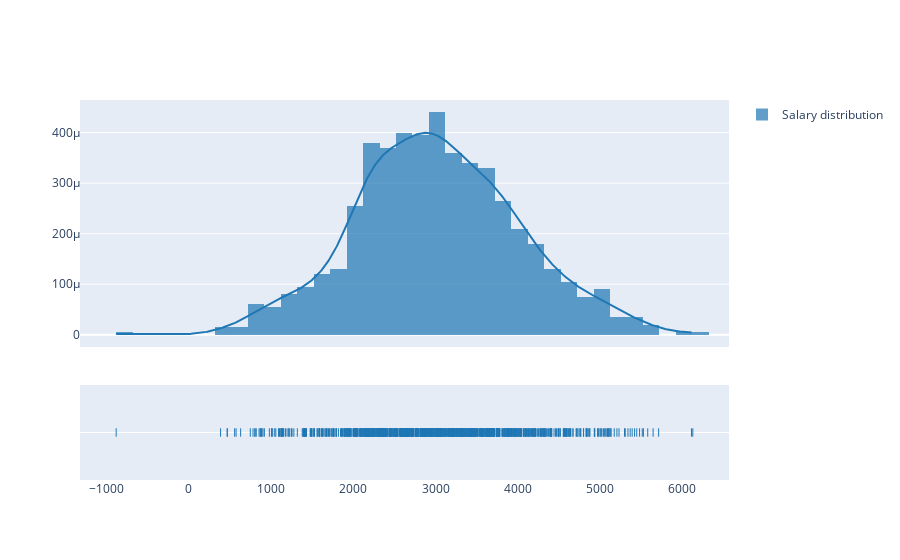

The cell this chart's notebook holds for it:
### Markdown cell above
## Bare-bones distribution plot

### Code cell
fig = ff.create_distplot(hist_data = [df.Salary.values.tolist()],
                         group_labels = ["Salary distribution"],
                        bin_size = [200])

pio.show(fig)

### Figure 1 — Plotly figure (JSON) as saved in the notebook; plotly's stock layout.template omitted (floating-point values rounded to 4 significant figures; data arrays with more than 128 entries replaced by an {"elided": "..."} marker saying what was removed)
{"data": [{"histnorm": "probability density", "legendgroup": "Salary distribution", "marker": {"color": "rgb(31, 119, 180)"}, "name": "Salary distribution", "opacity": 0.7, "type": "histogram", "x": {"elided": "1000 float values"}, "xaxis": "x", "xbins": {"end": 6126.0, "size": 200, "start": -880.9}, "yaxis": "y"}, {"legendgroup": "Salary distribution", "marker": {"color": "rgb(31, 119, 180)"}, "mode": "lines", "name": "Salary distribution", "showlegend": false, "type": "scatter", "x": {"elided": "500 float values"}, "xaxis": "x", "y": {"elided": "500 float values"}, "yaxis": "y"}, {"legendgroup": "Salary distribution", "marker": {"color": "rgb(31, 119, 180)", "symbol": "line-ns-open"}, "mode": "markers", "name": "Salary distribution", "showlegend": false, "type": "scatter", "x": {"elided": "1000 float values"}, "xaxis": "x", "y": {"elided": "1000 str values"}, "yaxis": "y2"}], "layout": {"autosize": true, "barmode": "overlay", "hovermode": "closest", "legend": {"traceorder": "reversed"}, "xaxis": {"anchor": "y2", "autorange": true, "domain": [0, 1], "range": [-1295.0, 6540.0], "type": "linear", "zeroline": false}, "yaxis": {"anchor": "free", "autorange": true, "domain": [0.35, 1], "position": 0, "range": [-2.425e-05, 0.0004644], "type": "linear"}, "yaxis2": {"anchor": "x", "autorange": true, "domain": [0, 0.25], "dtick": 1, "range": [-1, 1], "showticklabels": false, "type": "category"}}}
